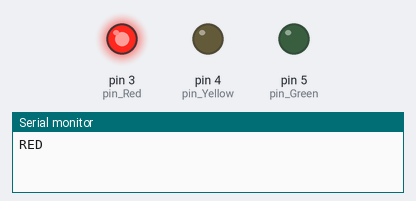
The sketch below on a simulated Arduino Uno, built with avr-gcc and run on an emulated ATmega328P. On the bench: output pins drawn as LEDs (lit = HIGH), the last lines printed to the serial monitor.

Above: at 0.1 s.
At 3.1 s:
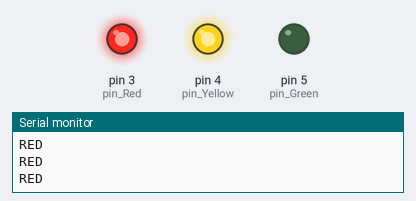
At 18.4 s:
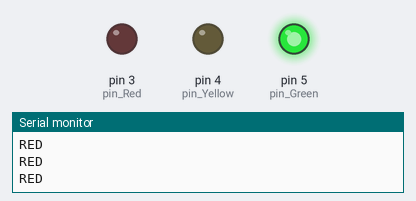
At 21.4 s:
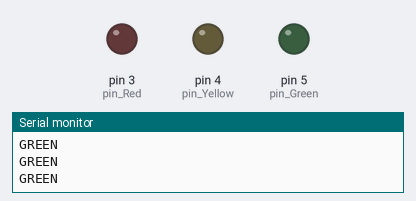
At 37.6 s:
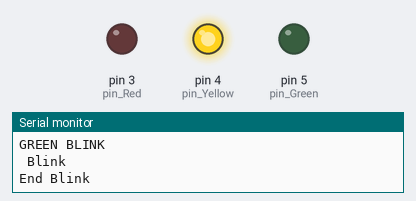
Timing chart, 0 to 40.0 s (numbered marks = the images above):
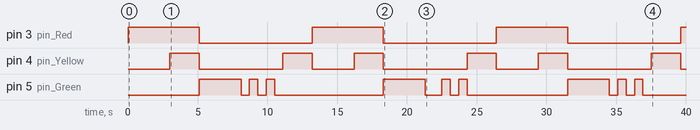

Measured:
- by itself, pin 3 (pin_Red): alternates HIGH for 5.1 s and LOW for 8.1 s
- by itself, pin 4 (pin_Yellow): repeats every 13.2 s: LOW 6.0 s, HIGH 2.1 s, LOW 3.0 s, HIGH 2.1 s
- by itself, pin 5 (pin_Green): LOW → HIGH at 5.1 s, → LOW 3.0 s later, → HIGH 0.60 s later, → LOW 0.60 s later, … (18 changes in this stretch)

The sketch:

svetofor_millis.ino
```cpp
/*
  ЛНМО 2021 (С)

  Курс "Микроконтроллеры"
  Тема Таймер
  Пример реализации светофора
  при помощи функции millis()

  Как это работает:
  в зависимости от текущего состояния svet_state,
  в основном цикле loop() вызывается фукция проверки
  срабатываения соответствующего таймера.
  Пины управляются "1", общая у LED - GND.
  Работаем через глобальные переменные.

*/
#include <SoftwareSerial.h>
#define DEBUG

// Прописываем порты светодиодов
int pin_Red    = 3; // крсаный свет
int pin_Yellow = 4; // желтый цвет
int pin_Green  = 5; // зелёный цвет

// Устанавливаем время работы каждого цвет
unsigned int period_Red     = 5000;
unsigned int period_YellowR = 2000; // время работы желтого совместно с красным
unsigned int period_YellowG = 2000; // время работы желтого после зеленого
unsigned int period_Green   = 3000; // время работы зеленого сплошного
unsigned int period_GreenBl = 3000; // время мигания зеленого светофора
unsigned int period_Blink   = 600;

unsigned int next_time = 0; // время до включения следующего цвета
unsigned int blink_time = 0;// время до мигания

int svet_state = 1;         // текущее состояние светофора
bool led_state = 0;
bool led_state_r = 0;       // текущее состояние красного (on/off)
bool led_state_y = 0;       // текущее состояние желтого  (on/off)
bool led_state_g = 0;       // текущее состояние зеленого (on/off)

//
// the setup function runs once when you press reset or power the board
//
void setup() {
  // initialize digital pin LED_BUILTIN as an output.
  pinMode(pin_Red,    OUTPUT);
  pinMode(pin_Yellow, OUTPUT);
  pinMode(pin_Green,  OUTPUT);

  // Гасим всех
  digitalWrite(pin_Red, HIGH);  // начинаем работу с красного
  digitalWrite(pin_Yellow, LOW);
  digitalWrite(pin_Green, LOW);

  next_time = millis() + period_Red;

  // DEBUG - вывод отладочных сообщений
  #ifdef DEBUG
    Serial.begin(9600);
  #endif
}

//
// the loop function runs over and over again forever
//
void loop() {
  unsigned int current_time = millis(); // узнаем текущее время

  // выбираем работу в зависимости от текущего статуса
  if( svet_state == 1){
    Serial.println("RED");
    svet_red(current_time, next_time, period_YellowR);

  }
  else if (svet_state == 2){
    Serial.println("YELLOW");
    svet_yel(current_time, next_time);
  }
  else if (svet_state == 3){
    Serial.println("GREEN");
    svet_grn(current_time, next_time);
  }
  else if (svet_state == 4){
    Serial.println("GREEN BLINK");
    svet_grn_blnk(current_time, next_time);
  }
  else
    Serial.println("Error!");

  // в этом месте может быть любая работа:
  delay(300);

}
```

1_svetofor_red.ino
```cpp
/*
 * Это красный фонарь светофора
 * Arguments:
 *  cur_time  - время вызова функции (текущее)
 *  n_timeR   - время работы красного
 *  n_timeY   - время работы красного с желтым
 * Как это работает:
 *  если текущее время больше, чем общее красное без желтого,
 *  включается желтый. Если текущее превышает время работы красного,
 *  то цвета гасятся, меняется режим и высчитывается время
 *  окончания работы следующего - зеленого цвета.
 */
void svet_red(unsigned int cur_time, unsigned int n_timeR, unsigned int n_timeY)
{
  if(cur_time >= (n_timeR - n_timeY)) // время работы желтого и красного вместе
    digitalWrite(pin_Yellow, HIGH);
  if(cur_time >= n_timeR) // пришло время что-то делать
  {
    //Serial.println("if=yes Red Off");
    digitalWrite(pin_Red, LOW); // меняем состояние светодиода
    digitalWrite(pin_Yellow, LOW);
    svet_state = 3;  // переходим к зеленому свету
    digitalWrite(pin_Green, HIGH);
    next_time = millis() + period_Green;
  }
}
```

2_svetofor_yellow.ino
```cpp
/*
 *
 * Это желтый фонарь светофора
 *
 */
void svet_yel(unsigned int cur_time, unsigned int n_time)
{
  Serial.println("if=yes Yellow On");
  if(cur_time >=  n_time) // пришло время что-то делать
  {
    digitalWrite(pin_Yellow, LOW); // меняем состояние светодиода
    svet_state = 1; // to Red
    digitalWrite(pin_Red, HIGH);
    next_time = (millis() + period_Red);
  }
}
```

3_svetofor_green.ino
```cpp
/*
 *
 * Это зеленый сигнал светофора
 *
 */
void svet_grn(unsigned int cur_time, unsigned int n_time)
{
  if(cur_time >= n_time) // пришло время что-то делать
  {
    digitalWrite(pin_Green, LOW); // меняем состояние светодиода
    svet_state = 4; // to blink
    // digitalWrite(pin_Yellow, HIGH);
    next_time  = cur_time + period_GreenBl;
    blink_time = cur_time + period_Blink;
  }
}
```

4_svetofor_green_blink.ino
```cpp
/*
 *
 * Это зеленый мигающий сигнал светофора
 *
 */
 bool ledGreenStatus = 0;

void svet_grn_blnk(unsigned int cur_time, unsigned int n_time)
{
  if(cur_time >= blink_time) // мигаем
  {
    Serial.println(" Blink");
    blink_time = period_Blink + cur_time;
    ledGreenStatus = !ledGreenStatus;
    digitalWrite(pin_Green, ledGreenStatus);
  }
  if(cur_time >= n_time) // пришло время что-то делать
  {
    Serial.println("End Blink");
    digitalWrite(pin_Green, LOW); // меняем состояние светодиода
    svet_state = 2; // to yellow
    digitalWrite(pin_Yellow, HIGH);
    next_time = millis() + period_YellowG;
  }
}
```
